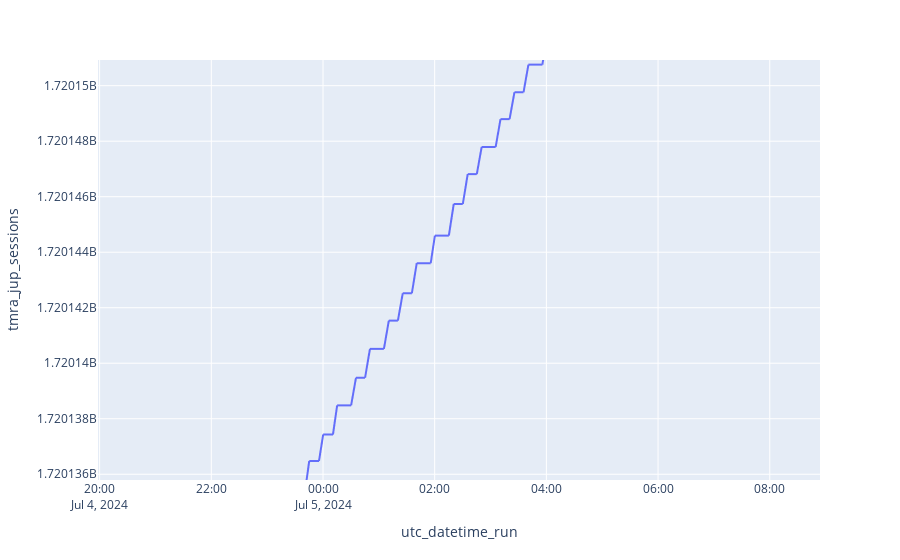

The notebook cell this image was saved under:
### Code cell
px.line(df, x='utc_datetime_run', y='tmra_jup_sessions')

### Figure 1 — Plotly figure (JSON) as saved in the notebook; plotly's stock layout.template omitted (floating-point values rounded to 4 significant figures; data arrays with more than 128 entries replaced by an {"elided": "..."} marker saying what was removed)
{"data": [{"hovertemplate": "utc_datetime_run=%{x}<br>tmra_jup_sessions=%{y}<extra></extra>", "legendgroup": "", "line": {"color": "#636efa", "dash": "solid"}, "marker": {"symbol": "circle"}, "mode": "lines", "name": "", "showlegend": false, "type": "scattergl", "x": {"elided": "1001 str values"}, "xaxis": "x", "y": {"elided": "1001 int values"}, "yaxis": "y"}], "layout": {"autosize": true, "legend": {"tracegroupgap": 0}, "margin": {"t": 60}, "xaxis": {"anchor": "y", "autorange": false, "domain": [0, 1], "range": ["2024-07-04 19:58:15.5421", "2024-07-05 08:53:59.511"], "showspikes": false, "title": {"text": "utc_datetime_run"}, "type": "date"}, "yaxis": {"anchor": "x", "autorange": false, "domain": [0, 1], "range": [1720000000.0, 1720000000.0], "showspikes": false, "title": {"text": "tmra_jup_sessions"}, "type": "linear"}}}
